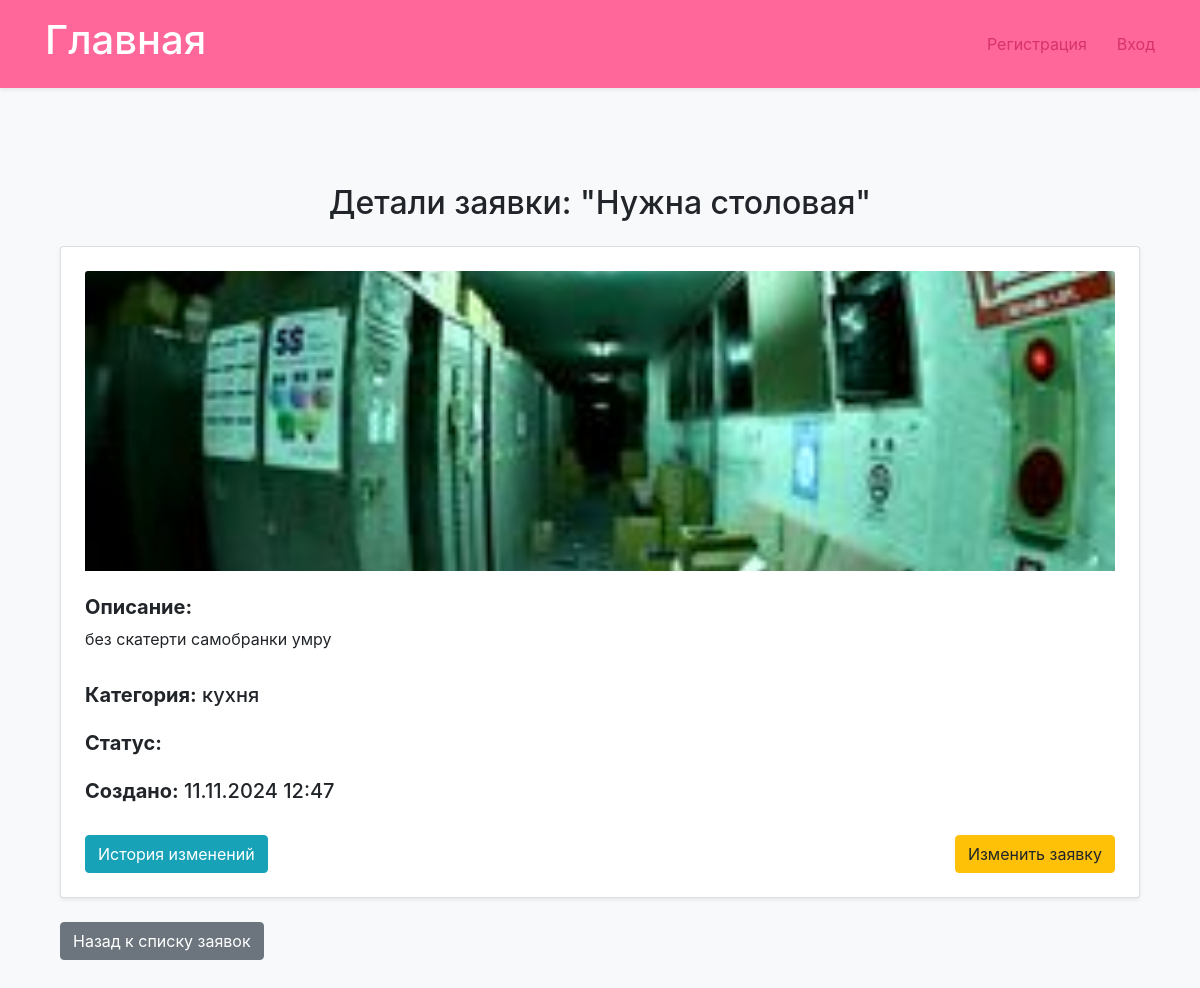
/catalog/1/, run on an earlier commit of the app's database.
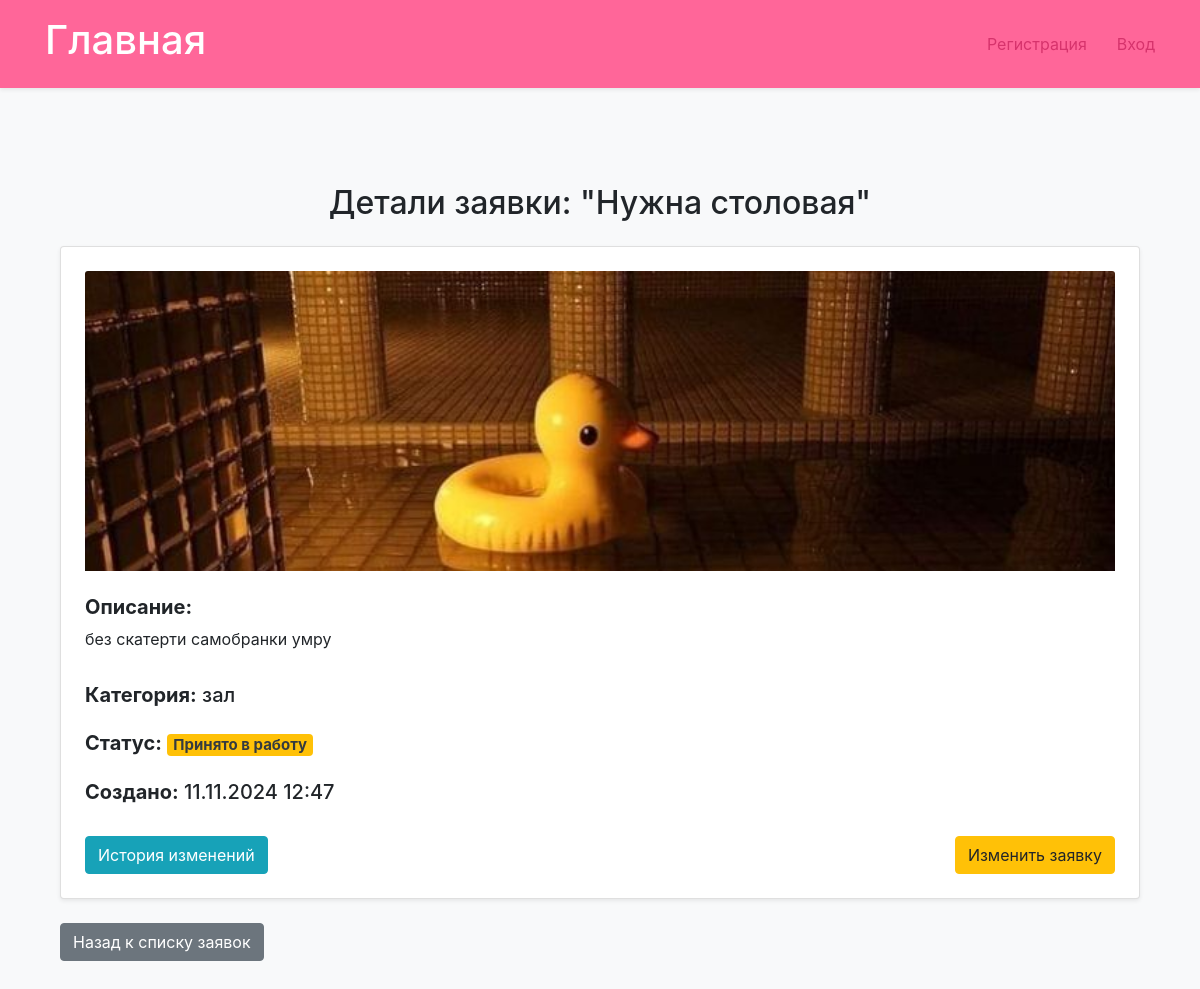
And on a later commit of the database.
### catalog/models.py (models this page shows, shortened)
class Application(models.Model):
    user = models.ForeignKey(
        settings.AUTH_USER_MODEL,
        on_delete=models.CASCADE,
        related_name='applications',
        verbose_name='Пользователь'
    )
    title = models.CharField(max_length=200, verbose_name='Напишите заголовок к заявке ')
    description = models.TextField(verbose_name='Напишите описание для заявки')
    category = models.ForeignKey(Category, on_delete=models.CASCADE, verbose_name='Выберите категорию заявки')
    image = models.FileField(
        upload_to='application',
        validators=[validate_image],
        verbose_name='Загрузите фото заявки'
    )
    LOAN_STATUS = (
        ('new', 'новая'),
        ('active','принято'),
        ('done','выполнено'),
    )
    status = models.CharField(max_length=20, choices=LOAN_STATUS,
                              default='new', verbose_name='статус заявки',
                              help_text='статус заявки')
    created_at = models.DateTimeField(auto_now_add=True, help_text='дата и время создания')
    def display_category(self):
        return self.category.name if self.category else "Без категории"
    display_category.short_description = 'Category'

class Category(models.Model):
    name = models.CharField(max_length=100, help_text='выберите категорию')

### catalog/views.py (the view)
# urls.py: path('<int:pk>/', views.application_detail, name='application_detail'),
def application_detail(request, pk):
    application = get_object_or_404(Application, pk=pk)
    return render(request, 'catalog/application_detail.html', {'application': application})

### catalog/templates/catalog/application_detail.html (shortened to what this page needs)
{% extends 'catalog/base_generic.html' %}
{% block content %}
<div class="container my-5">
    <h2 class="text-center mb-4">Детали заявки: "{{ application.title }}"</h2>
    <div class="card shadow-sm p-4">
        <img src="{{ application.image.url }}" class="card-img-top mb-4" alt="{{ application.title }}" style="max-height: 300px; object-fit: cover;">
        <div class="mb-3">
            <h5><strong>Описание:</strong></h5>
            <p>{{ application.description }}</p>
        </div>
        <div class="mb-3">
            <h5><strong>Категория:</strong> {{ application.display_category }}</h5>
        </div>
        <div class="mb-3">
            <h5><strong>Статус:</strong>
                {% if application.status == 'new' %}
                    <span class="badge bg-primary text-white">Новая</span>
                {% elif application.status == 'active' %}
                    <span class="badge bg-warning text-dark">Принято в работу</span>
                {% elif application.status == 'done' %}
                    <span class="badge bg-success">Выполнено</span>
                {% endif %}
            </h5>
        </div>
        <div class="mb-4">
            <h5><strong>Создано:</strong> {{ application.created_at|date:"d.m.Y H:i" }}</h5>
        </div>
        <div class="d-flex justify-content-between">
            <a href="{% url 'catalog:application_history' application.pk %}" class="btn btn-info">История изменений</a>
            <a href="{% url 'catalog:edit_application' application.pk %}" class="btn btn-warning">Изменить заявку</a>
        </div>
    </div>
    <a href="{% url 'catalog:profile' %}" class="btn btn-secondary mt-4">Назад к списку заявок</a>
</div>
{% endblock %}

What changed in the data, as far as the page shows it:
changed Application "Нужна столовая": image: a different picture; display_category "кухня" → "зал"; status "n" → "active" (drawn)
Also different on the page:
text now shown: "Принято в работу"
